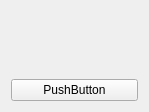
<?xml version="1.0" encoding="UTF-8"?>
<ui version="4.0">
 <class>Form</class>
 <widget class="QWidget" name="Form">
  <property name="geometry">
   <rect>
    <x>0</x>
    <y>0</y>
    <width>149</width>
    <height>112</height>
   </rect>
  </property>
  <property name="windowTitle">
   <string>Form</string>
  </property>
  <layout class="QVBoxLayout" name="verticalLayout">
   <item>
    <widget class="QLabel" name="label">
     <property name="text">
      <string/>
     </property>
     <property name="pixmap">
      <pixmap>labelPixmap</pixmap>
     </property>
    </widget>
   </item>
   <item>
    <widget class="QPushButton" name="pushButton">
     <property name="text">
      <string>PushButton</string>
     </property>
     <property name="icon">
      <iconset>
       <normaloff>buttonIconNormalOff</normaloff>
       <normalon>buttonIconNormalOn</normalon>
       <disabledoff>buttonIconDisabledOff</disabledoff>
       <disabledon>buttonIconDisabledOn</disabledon>buttonIconNormalOff</iconset>
     </property>
    </widget>
   </item>
  </layout>
 </widget>
 <pixmapfunction>pixmapFunction</pixmapfunction>
 <resources/>
 <connections/>
</ui>
